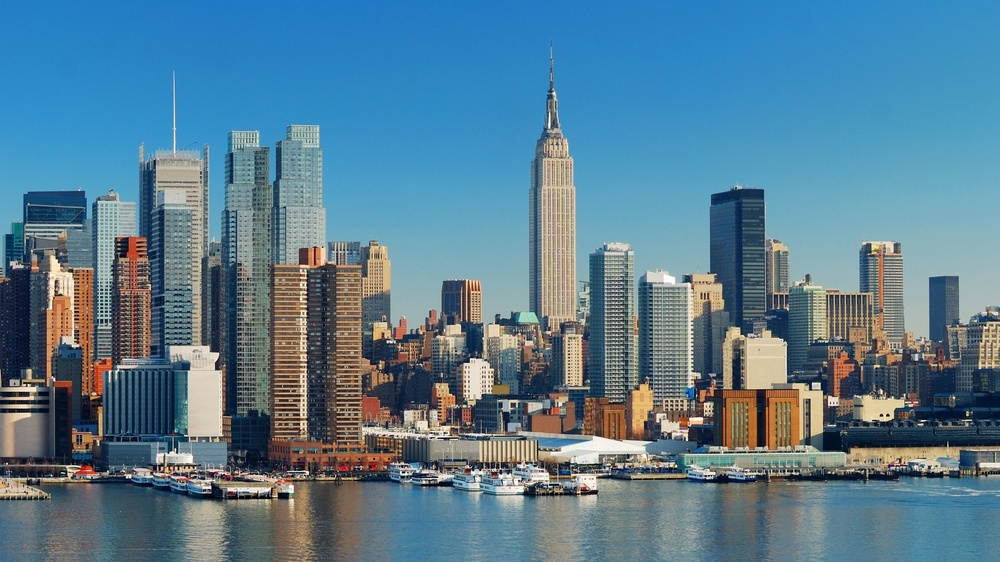
#> input picture Reconocimiento de bordes/03.jpg, 1000 x 562 px, shrunk from 1920 x 1080 before the run, found by its file name
$ python invertirColores.py   (Python 2 division)
#> lines starting #> are read from the running program, lines starting #| are printed output that depends on the picture
#> in main, img is the input picture: PIL image 1000x562 RGB; mean R, G, B 89, 125.3, 145.1

import ImageFilter
import numpy as np
import time
from numpy import array, shape, reshape, zeros, transpose
from PIL import Image, ImageChops, ImageOps


# convierte una imagen tipo Imagen (de la libreria PIL) en una matriz(ETD) con la informacion RGB de la imagen
def convertirImgMatrixRGB(img):
    return np.array(img.convert("RGB"))

# convierte una imagen tipo Imagen (de la libreria PIL) a imagen en Negativo
# procedimiento : multiplica por base 255 cada casilla de la matriz RGB para convertir la imagen en negativo

def invertirImgColores(img): # al parecer es la misma que el negativo
    n = img.size[0]
#> n = 1000
    m = img.size[1]
#> m = 562
    for i in range(n):
        for j in range(m):
            # Obtenemos los colores RGB pixel por pixel
            r, g, b = img.getpixel((i, j))
            # Cambiamos el RGB del pixel
            img.putpixel((i, j), ((255-r), (255-g), (255-b)))
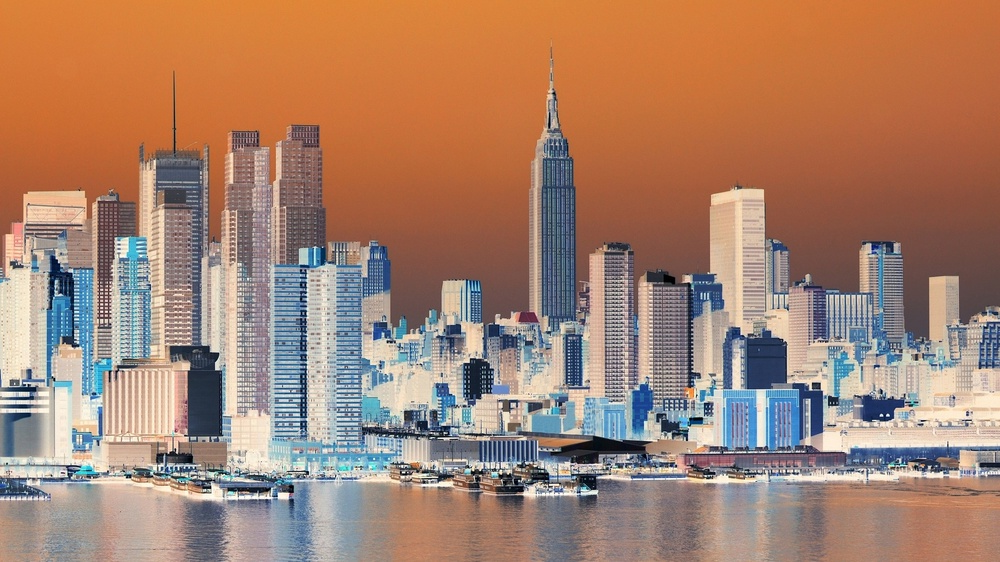
#> img: PIL image 1000x562 RGB; mean R, G, B 166, 129.7, 109.9
    return img

def main():
    starting_point=time.time() #Donde quiere empezar a calcular el tiempo
    img=Image.open("03.jpg") #abre imagen
    imgColor=invertirImgColores(img)
    imgColor.save("imageninvertida.png") #guarda la imagen con colores invertidos
    elapsed_time=time.time()-starting_point #calculo
    print ""
    print "Serial Time [seconds]: " + str(elapsed_time) #segundos

main()
